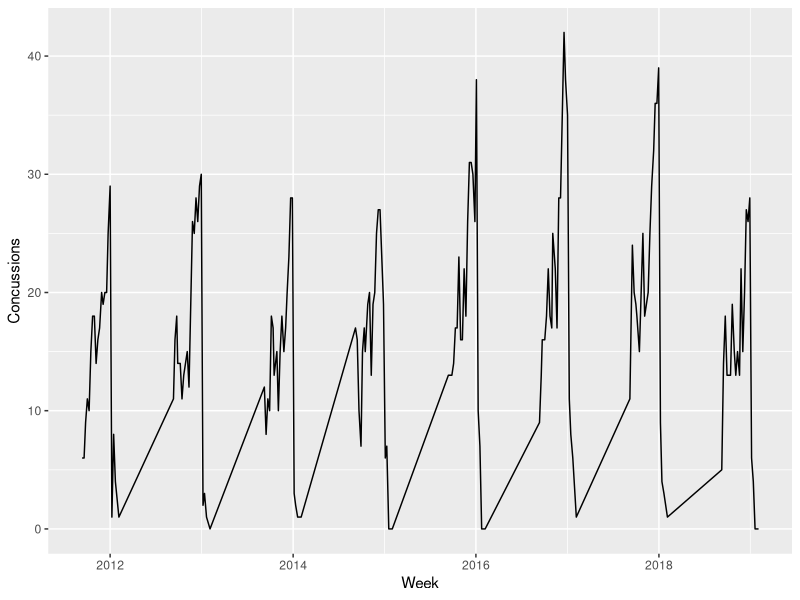
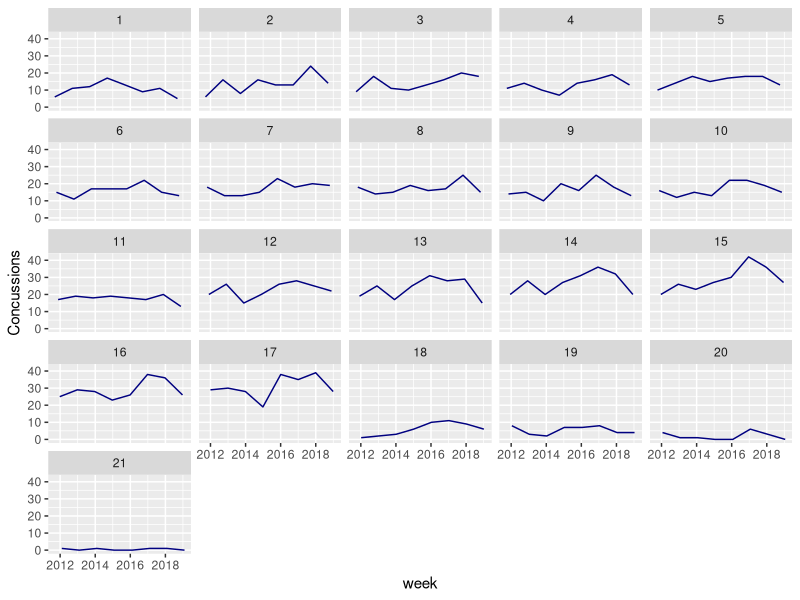
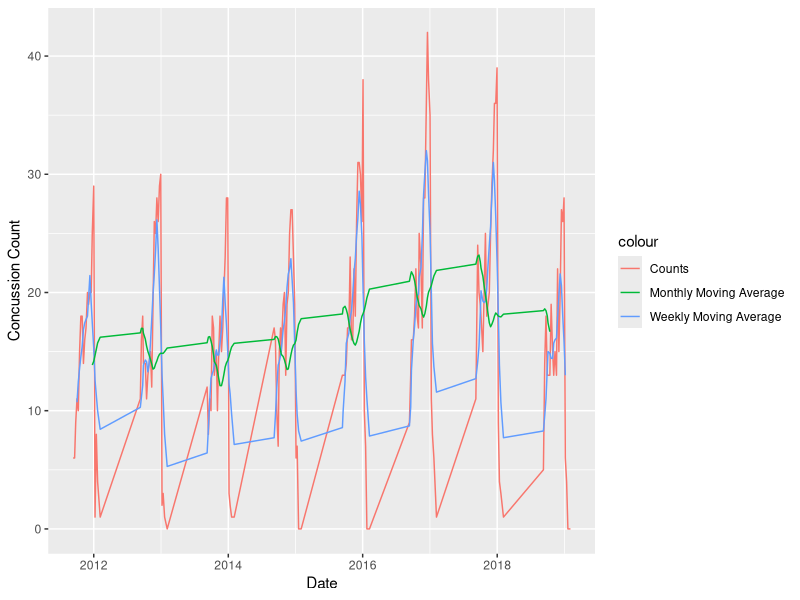
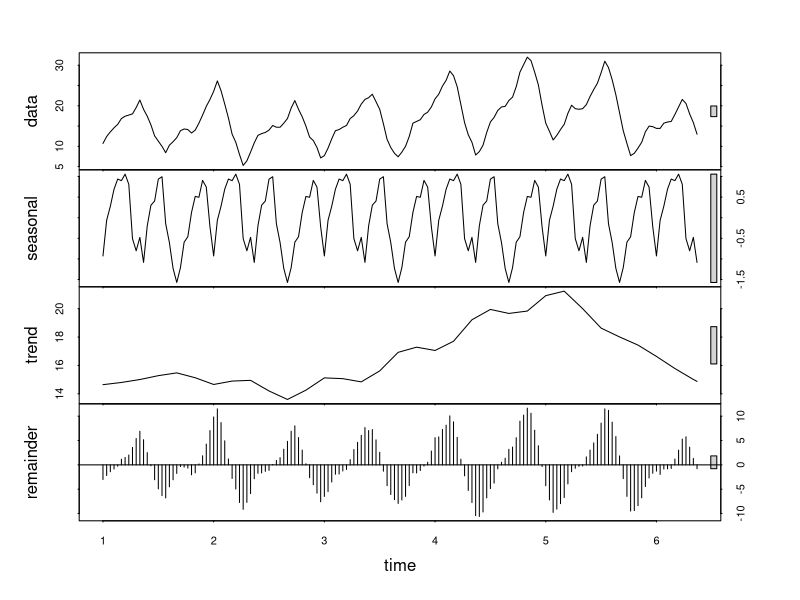
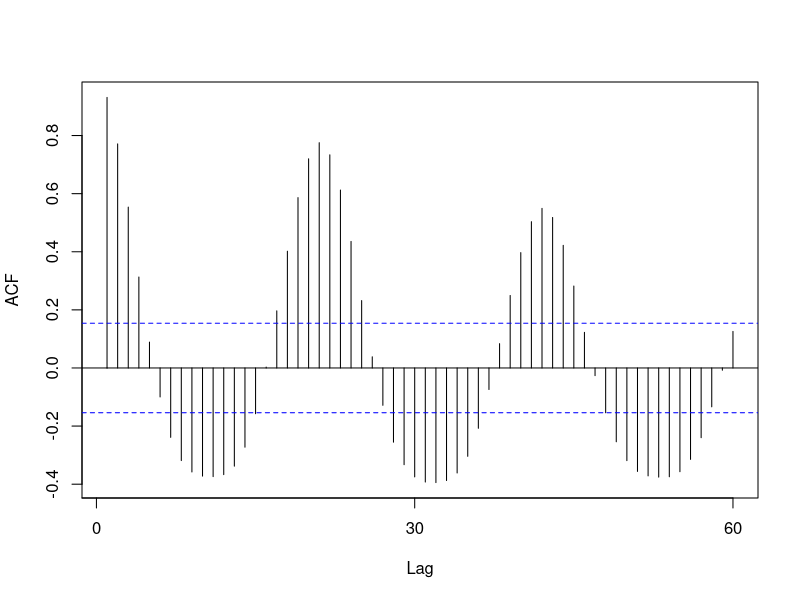
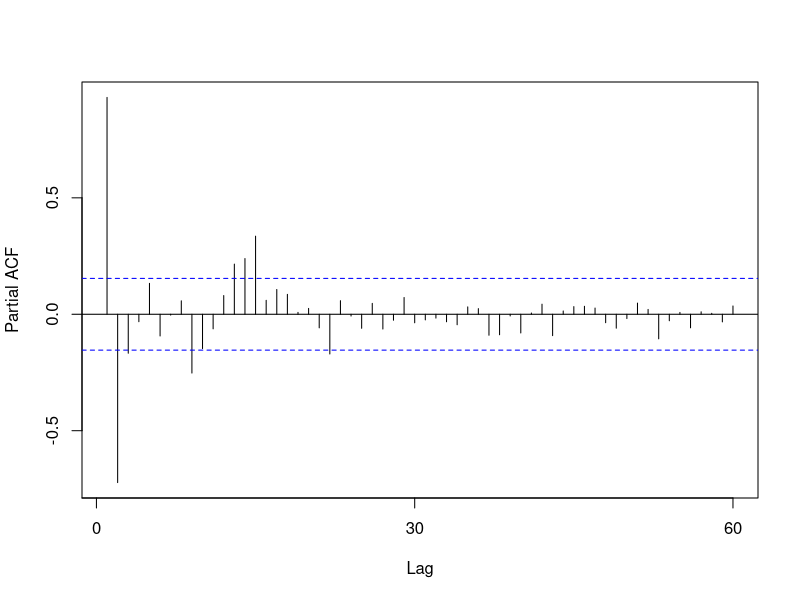
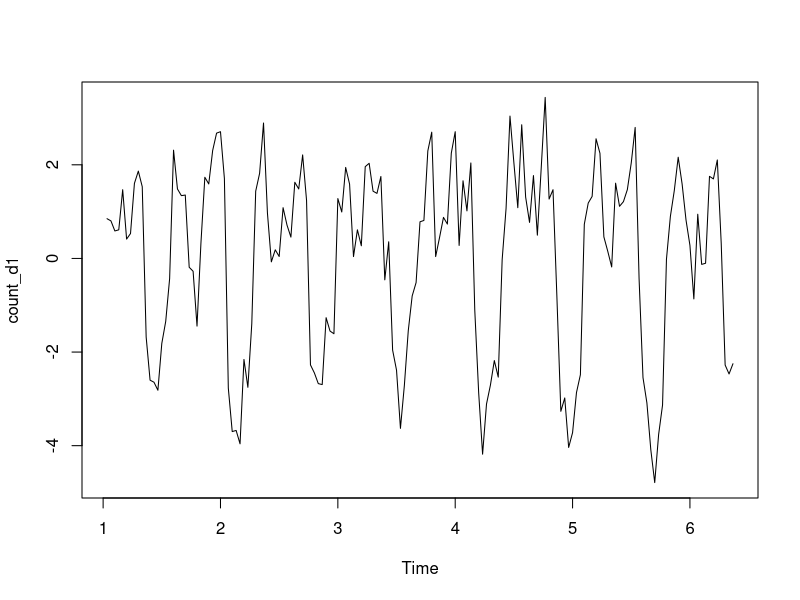
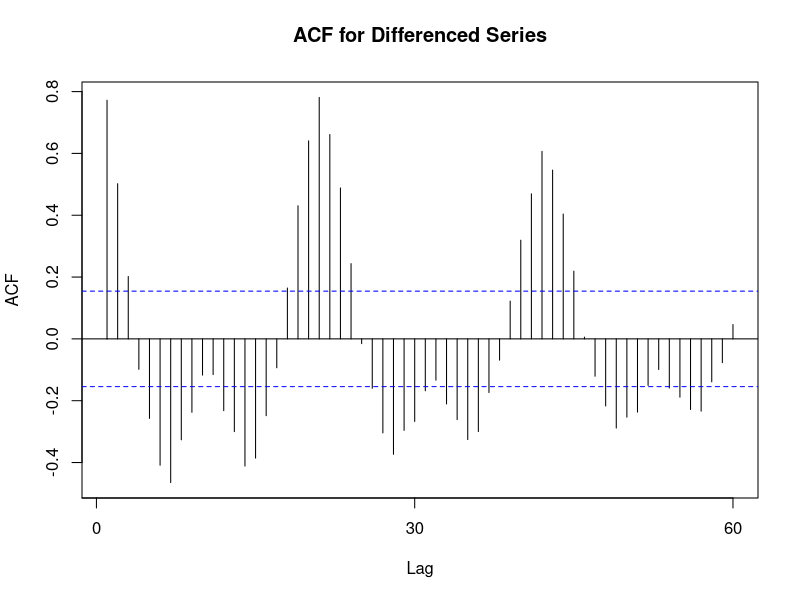

These figures' R source, in order:
library("ggplot2")
library("forecast")
library("tseries")
library("tidyverse")
library("rio")

library(readxl)

setwd("~/Desktop/WebScraping/ConcussionReport/2011")

con <- read.csv(file = "TimeSeries11.csv", header = T, sep = ",")

# Exploratory Data Analysis (EDA)
# Convert the date into a date class
con$Date = as.Date(con$year, "%d/%m/%Y")

# plot concussions
ggplot(con, aes(Date, concussions)) + geom_line() + scale_x_date('Week') +
  ylab("Concussions") +
  xlab("")

# plot week over week
ggplot(con, aes(Date, concussions)) + geom_line(color = "navyblue") +
  facet_wrap( ~ week)+ scale_x_date('week') + ylab("Concussions") +
  xlab("")

# monthly and weekly moving averages (MA)
con$concussions_ma = ma(con$concussions, order = 7)
con$concussions_ma30 = ma(con$concussions, order = 30)
ggplot() + 
  geom_line(data = con, aes(x = Date, y = concussions, colour = "Counts"))+
  geom_line(data = con, aes(x = Date, y = concussions_ma, colour = "Weekly Moving Average"))+
  geom_line(data = con, aes(x = Date, y = concussions_ma30, colour = "Monthly Moving Average"))+
  ylab('Concussion Count')


##########################################################
# DECOMPOSITION OF THE DATA - take seasonality, trend and cycle into account
# Calculate seasonal component with stl()
count_ma = ts(na.omit(con$concussions_ma), frequency = 30)
decomp = stl(count_ma, s.window = "periodic")
deseasonal_cnt <- seasadj(decomp) # used in ARIMA model
plot(decomp)


# Test for stationarity - first visual check for stationary variance 
# 2nd - Augmented Dickey-Fuller Test.
adf.test(count_ma, alternative = "stationary")
##########################################################


##########################################################
# AUTOCORRELATIONS AND CHOOSING MODEL ORDER
# ACF plots display correlation between a series and its lags
Acf(count_ma, main='')
# PACF plots display correlation between a series and its lags that explained by previous lags
Pacf(count_ma, main='')

# difference of 1 is sufficient
count_d1 = diff(deseasonal_cnt, differences = 1)
plot(count_d1)

adf.test(count_d1, alternative = "stationary")

# Look for spikes at specific lag points of the differenced series (using count_d1 from above)
Acf(count_d1, main='ACF for Differenced Series')
Pacf(count_d1, main='PACF for Differenced Series')


##########################################################
# FITTING AN ARIMA MODEL
# Get auto fit p,d,q values
auto.arima(deseasonal_cnt, seasonal = FALSE)

# EVALUATE AND ITERATE - does this model make sense?
fit <- auto.arima(deseasonal_cnt, seasonal = FALSE)
tsdisplay(residuals(fit), lag.max = 45, main = '(1,1,1) Model Residuals')

# Graph shows serious lags at 7, so modify model for p or q = 7.
fit2 = arima(deseasonal_cnt, order = c(1,1,7))
tsdisplay(residuals(fit2), lag.max = 20, main = 'Seasonal Model Residuals')

# forecast new fit model (fit2) for h=30 periods (30 days)
fcast <- forecast(fit2, h=30)
plot(fcast)


##########################################################
# TEST MODEL PERFORMANCE WITH A HOLDOUT SET 
hold <- window(ts(deseasonal_cnt), start=126)
fit_no_holdout = arima(ts(deseasonal_cnt[-c(126:168)]), order=c(1,1,8))
fcast_no_holdout <- forecast(fit_no_holdout, h=42)
plot(fcast_no_holdout, main=" ")
lines(ts(deseasonal_cnt))

# Model needs seasonality added back in as it is too linear and not realistic for this dataset.
fit_w_seasonality = auto.arima(deseasonal_cnt, seasonal = TRUE)
seas_fcast <- forecast(fit_w_seasonality, h=42)
plot(seas_fcast)

lines(ts(count_ma))
lines(ts(deseasonal_cnt))
##########################################################


##########################################################
# FURTHER TESTING AND ANALYSIS OF OUR MODELS
# TEST AGAINST ORIGINAL AUTO ARIMA p,d,q VALUES
# fit3 = arima(seas_fcast, order=c(3,0,0)) # (1,1,7)
tsdisplay(residuals(fit_w_seasonality), lag.max = 15, main = 'Seasonal Model Residuals')

fit3 = auto.arima(deseasonal_cnt, seasonal = FALSE)
tsdisplay(residuals(fit3), lag.max = 15, main = 'Seasonal Model Residuals')

# Evidence exists of a lag of 7, a higher order q value (q=7) might be necessary.
fit4 = arima(deseasonal_cnt, order=c(1,1,8)) 
tsdisplay(residuals(fit4), lag.max = 15, main = 'Seasonal Model Residuals')

# Default ARIMA 1,1,1 (pdq) values for most apps
fit5 = arima(deseasonal_cnt, order=c(1,1,1)) 
tsdisplay(residuals(fit5), lag.max = 15, main = 'Seasonal Model Residuals')

# Final Fit and Tested ARIMA forecast
par(mfrow=c(2,2))
# auto arima (3,0,0) fit with seasonality
fcast <- forecast(fit_w_seasonality, h=42)
plot(fcast)
lines(ts(count_ma))
lines(ts(deseasonal_cnt))
# auto arima (3,0,0) fit without seasonality
fcast2 <- forecast(fit3, h=42)
plot(fcast2)
# custom arima (1,1,7) fit
fcast3 <- forecast(fit4, h=42)
plot(fcast3)
# general default arima (1,1,1)
fcast4 <- forecast(fit5, h=42)
plot(fcast4)


#Measure accuracy of the statistical models with numerous measures
#MAPE (Mean Absolute Percentage Error) is a measure of prediction accuracy in statistics
#the most commonly used and best indicator. The lower the number, the better.
#Generally speaking a result below 5% is really good, but it depends upon the data. 5% is
#of accuracy of a prediction model.
accuracy(fit_w_seasonality) # auto arima with seasonality
accuracy(fit3) #auto arima (3,0,0) fit without seasonality
accuracy(fit4) #custom arima (1,1,7) fit
accuracy(fit5) #default (1,1,1) arima

par(mfrow=c(1,1))
